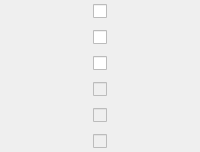
               <widget class="QFrame" name="frame_4">
                <property name="minimumSize">
                 <size>
                  <width>30</width>
                  <height>0</height>
                 </size>
                </property>
                <property name="maximumSize">
                 <size>
                  <width>16777215</width>
                  <height>16777215</height>
                 </size>
                </property>
                <layout class="QVBoxLayout" name="verticalLayout_4">
                 <property name="spacing">
                  <number>6</number>
                 </property>
                 <property name="leftMargin">
                  <number>1</number>
                 </property>
                 <property name="topMargin">
                  <number>1</number>
                 </property>
                 <property name="rightMargin">
                  <number>1</number>
                 </property>
                 <property name="bottomMargin">
                  <number>1</number>
                 </property>
                 <item alignment="Qt::AlignHCenter">
                  <widget class="QCheckBox" name="cc_box_0">
                   <property name="sizePolicy">
                    <sizepolicy hsizetype="Fixed" vsizetype="Minimum">
                     <horstretch>0</horstretch>
                     <verstretch>0</verstretch>
                    </sizepolicy>
                   </property>
                   <property name="minimumSize">
                    <size>
                     <width>0</width>
                     <height>20</height>
                    </size>
                   </property>
                   <property name="maximumSize">
                    <size>
                     <width>16777215</width>
                     <height>20</height>
                    </size>
                   </property>
                   <property name="font">
                    <font>
                     <weight>75</weight>
                     <bold>true</bold>
                    </font>
                   </property>
                   <property name="toolTip">
                    <string>&lt;html&gt;&lt;head/&gt;&lt;body&gt;&lt;p&gt;Enabling this checkbox will enable Cruise Control for Flight Mode Switch position #1.&lt;/p&gt;&lt;/body&gt;&lt;/html&gt;</string>
                   </property>
                   <property name="layoutDirection">
                    <enum>Qt::RightToLeft</enum>
                   </property>
                   <property name="text">
                    <string/>
                   </property>
                   <property name="objrelation" stdset="0">
                    <stringlist>
                     <string>objname:StabilizationSettings</string>
                     <string>fieldname:CruiseControlFlightModeSwitchPosEnable</string>
                     <string>index:0</string>
                     <string>haslimits:no</string>
                     <string>scale:1</string>
                    </stringlist>
                   </property>
                  </widget>
                 </item>
                 <item alignment="Qt::AlignHCenter">
                  <widget class="QCheckBox" name="cc_box_1">
                   <property name="minimumSize">
                    <size>
                     <width>0</width>
                     <height>20</height>
                    </size>
                   </property>
                   <property name="maximumSize">
                    <size>
                     <width>16777215</width>
                     <height>20</height>
                    </size>
                   </property>
                   <property name="font">
                    <font>
                     <weight>75</weight>
                     <bold>true</bold>
                    </font>
                   </property>
                   <property name="toolTip">
                    <string>&lt;html&gt;&lt;head/&gt;&lt;body&gt;&lt;p&gt;Enabling this checkbox will enable Cruise Control for Flight Mode Switch position #2.&lt;/p&gt;&lt;/body&gt;&lt;/html&gt;</string>
                   </property>
                   <property name="layoutDirection">
                    <enum>Qt::RightToLeft</enum>
                   </property>
                   <property name="text">
                    <string/>
                   </property>
                   <property name="objrelation" stdset="0">
                    <stringlist>
                     <string>objname:StabilizationSettings</string>
                     <string>fieldname:CruiseControlFlightModeSwitchPosEnable</string>
                     <string>index:1</string>
                     <string>haslimits:no</string>
                     <string>scale:1</string>
                    </stringlist>
                   </property>
                  </widget>
                 </item>
                 <item alignment="Qt::AlignHCenter">
                  <widget class="QCheckBox" name="cc_box_2">
                   <property name="minimumSize">
                    <size>
                     <width>0</width>
                     <height>20</height>
                    </size>
                   </property>
                   <property name="maximumSize">
                    <size>
                     <width>16777215</width>
                     <height>20</height>
                    </size>
                   </property>
                   <property name="font">
                    <font>
                     <weight>75</weight>
                     <bold>true</bold>
                    </font>
                   </property>
                   <property name="toolTip">
                    <string>&lt;html&gt;&lt;head/&gt;&lt;body&gt;&lt;p&gt;Enabling this checkbox will enable Cruise Control for Flight Mode Switch position #3.&lt;/p&gt;&lt;/body&gt;&lt;/html&gt;</string>
                   </property>
                   <property name="layoutDirection">
                    <enum>Qt::RightToLeft</enum>
                   </property>
                   <property name="text">
                    <string/>
                   </property>
                   <property name="objrelation" stdset="0">
                    <stringlist>
                     <string>objname:StabilizationSettings</string>
                     <string>fieldname:CruiseControlFlightModeSwitchPosEnable</string>
                     <string>index:2</string>
                     <string>haslimits:no</string>
                     <string>scale:1</string>
                    </stringlist>
                   </property>
                  </widget>
                 </item>
                 <item alignment="Qt::AlignHCenter">
                  <widget class="QCheckBox" name="cc_box_3">
                   <property name="enabled">
                    <bool>false</bool>
                   </property>
                   <property name="minimumSize">
                    <size>
                     <width>0</width>
                     <height>20</height>
                    </size>
                   </property>
                   <property name="maximumSize">
                    <size>
                     <width>16777215</width>
                     <height>20</height>
                    </size>
                   </property>
                   <property name="font">
                    <font>
                     <weight>75</weight>
                     <bold>true</bold>
                    </font>
                   </property>
                   <property name="toolTip">
                    <string>&lt;html&gt;&lt;head/&gt;&lt;body&gt;&lt;p&gt;Enabling this checkbox will enable Cruise Control for Flight Mode Switch position #4.&lt;/p&gt;&lt;/body&gt;&lt;/html&gt;</string>
                   </property>
                   <property name="layoutDirection">
                    <enum>Qt::RightToLeft</enum>
                   </property>
                   <property name="text">
                    <string/>
                   </property>
                   <property name="objrelation" stdset="0">
                    <stringlist>
                     <string>objname:StabilizationSettings</string>
                     <string>fieldname:CruiseControlFlightModeSwitchPosEnable</string>
                     <string>index:3</string>
                     <string>haslimits:no</string>
                     <string>scale:1</string>
                    </stringlist>
                   </property>
                  </widget>
                 </item>
                 <item alignment="Qt::AlignHCenter">
                  <widget class="QCheckBox" name="cc_box_4">
                   <property name="enabled">
                    <bool>false</bool>
                   </property>
                   <property name="minimumSize">
                    <size>
                     <width>0</width>
                     <height>20</height>
                    </size>
                   </property>
                   <property name="maximumSize">
                    <size>
                     <width>16777215</width>
                     <height>20</height>
                    </size>
                   </property>
                   <property name="font">
                    <font>
                     <weight>75</weight>
                     <bold>true</bold>
                    </font>
                   </property>
                   <property name="toolTip">
                    <string>&lt;html&gt;&lt;head/&gt;&lt;body&gt;&lt;p&gt;Enabling this checkbox will enable Cruise Control for Flight Mode Switch position #5.&lt;/p&gt;&lt;/body&gt;&lt;/html&gt;</string>
                   </property>
                   <property name="layoutDirection">
                    <enum>Qt::RightToLeft</enum>
                   </property>
                   <property name="text">
                    <string/>
                   </property>
                   <property name="objrelation" stdset="0">
                    <stringlist>
                     <string>objname:StabilizationSettings</string>
                     <string>fieldname:CruiseControlFlightModeSwitchPosEnable</string>
                     <string>index:4</string>
                     <string>haslimits:no</string>
                     <string>scale:1</string>
                    </stringlist>
                   </property>
                  </widget>
                 </item>
                 <item alignment="Qt::AlignHCenter">
                  <widget class="QCheckBox" name="cc_box_5">
                   <property name="enabled">
                    <bool>false</bool>
                   </property>
                   <property name="minimumSize">
                    <size>
                     <width>0</width>
                     <height>20</height>
                    </size>
                   </property>
                   <property name="maximumSize">
                    <size>
                     <width>16777215</width>
                     <height>20</height>
                    </size>
                   </property>
                   <property name="font">
                    <font>
                     <weight>75</weight>
                     <bold>true</bold>
                    </font>
                   </property>
                   <property name="toolTip">
                    <string>&lt;html&gt;&lt;head/&gt;&lt;body&gt;&lt;p&gt;Enabling this checkbox will enable Cruise Control for Flight Mode Switch position #6.&lt;/p&gt;&lt;/body&gt;&lt;/html&gt;</string>
                   </property>
                   <property name="layoutDirection">
                    <enum>Qt::RightToLeft</enum>
                   </property>
                   <property name="text">
                    <string/>
                   </property>
                   <property name="objrelation" stdset="0">
                    <stringlist>
                     <string>objname:StabilizationSettings</string>
                     <string>fieldname:CruiseControlFlightModeSwitchPosEnable</string>
                     <string>index:5</string>
                     <string>haslimits:no</string>
                     <string>scale:1</string>
                    </stringlist>
                   </property>
                  </widget>
                 </item>
                </layout>
               </widget>
